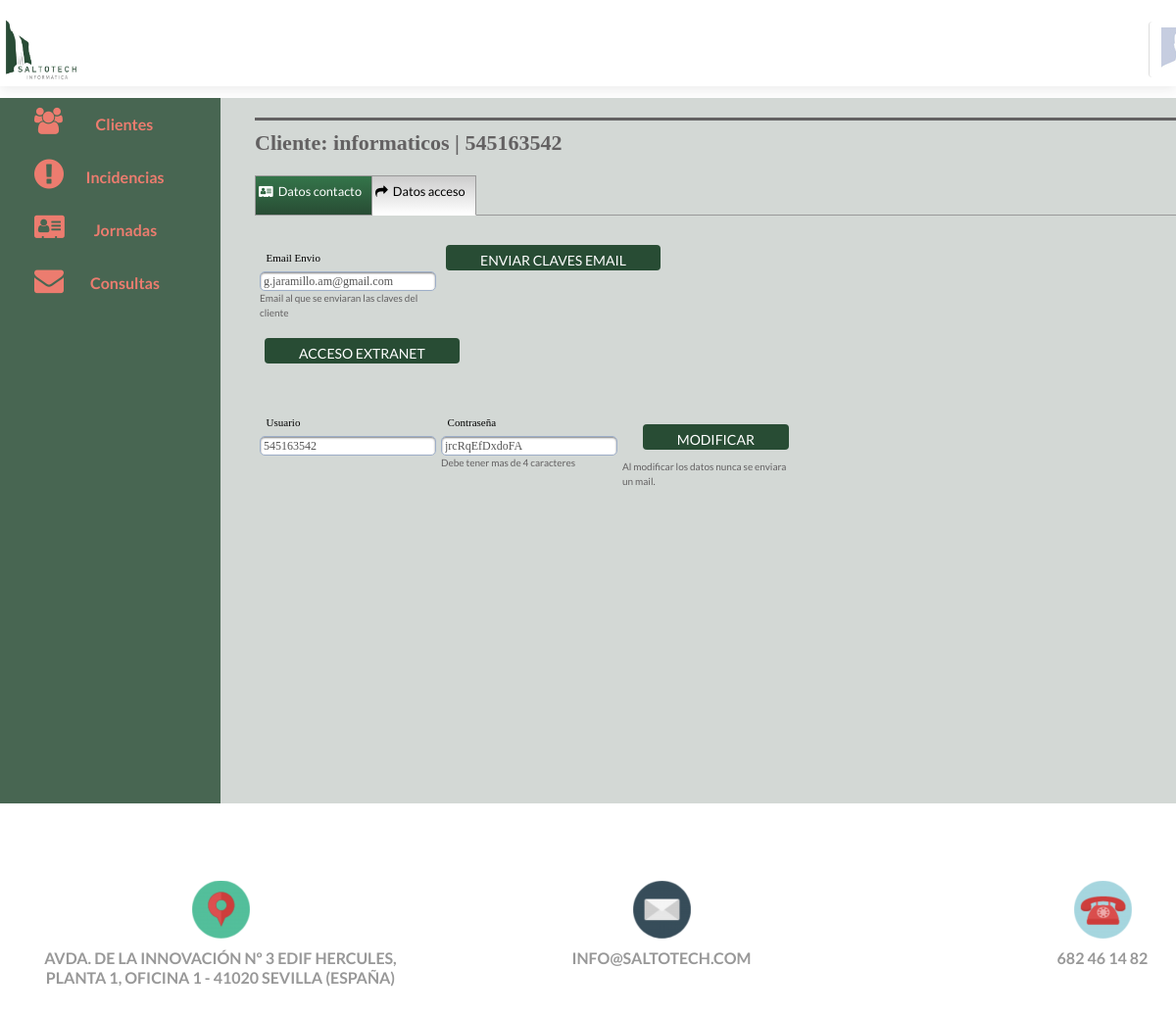
Page /cliente_datos_acceso.php?codPK=2&estado_busqueda=Activo (signed in) on the committed database.
### tables this page shows
CREATE TABLE `cliente` (
  `cliente_CodPK` bigint(20) NOT NULL,
  `cliente_Nombre` varchar(255) NOT NULL DEFAULT '',
  `cliente_DNI` varchar(255) NOT NULL DEFAULT '',
  `cliente_Direccion` varchar(255) NOT NULL DEFAULT '',
  `cliente_Numero` varchar(255) NOT NULL DEFAULT '',
  `cliente_Portal` varchar(255) NOT NULL DEFAULT '',
  `cliente_Piso` varchar(255) NOT NULL DEFAULT '',
  `cliente_Letra` varchar(255) NOT NULL DEFAULT '',
  `cliente_CodigoPostal` varchar(255) NOT NULL DEFAULT '',
  `cliente_ProvinciaFK` bigint(20) NOT NULL DEFAULT '0',
  `cliente_Poblacion` varchar(255) NOT NULL DEFAULT '',
  `cliente_Movil` varchar(255) NOT NULL DEFAULT '',
  `cliente_Email` varchar(255) NOT NULL DEFAULT '',
  `cliente_Email2` varchar(255) NOT NULL DEFAULT '',
  `cliente_Telefono` varchar(255) NOT NULL DEFAULT '',
  `cliente_ComentariosOtraInformacion` text NOT NULL,
  `cliente_Login` varchar(255) NOT NULL DEFAULT '',
  `cliente_Pass` varchar(255) NOT NULL DEFAULT '',
  `cliente_Logo` varchar(255) DEFAULT '',
  `cliente_Estado` enum('Activo','No_Activo') NOT NULL DEFAULT 'Activo',
  `cliente_URLbywings` varchar(500) NOT NULL DEFAULT '',
  `cliente_NumeroMensajesPorLeer` int(20) NOT NULL DEFAULT '0',
  `cliente_TipoFK` bigint(20) NOT NULL DEFAULT '1',
  `tipo` varchar(20) NOT NULL DEFAULT 'normal',
  `cliente_empresaid` int(11) NOT NULL DEFAULT '0'
);

### clases/conexion.php (called while the page is built, shortened)
<?php
class conexion {
var $BD;
function conexion(){
	$bd_nombre="6695212_saltotech";
	$bd_usuario="saltotech";
	$bd_password="zDl#f521";
	$bd_ubicacion="PMYSQL108.dns-servicio.com:3306";
	$bd=mysql_connect($bd_ubicacion, $bd_usuario, $bd_password);
	if($bd)
	{
		if(mysql_select_db($bd_nombre, $bd))
			$this->BD=$bd;
		else
			$this->BD=NULL;
	}
}
function BD_Consulta($consulta)
{
	$resultado=FALSE;
	$i=0;
	while(!$resultado AND $i<3)
	{
		$resultado=mysql_query($consulta, $this->BD);
		$i++;
	}
	if($resultado)
		return ($resultado);
	else
		return (NULL);
}
function BD_GetTupla($resultado)
{
	$tupla = mysql_fetch_array($resultado);
	return $tupla;
}
}?>

### cliente_datos_acceso.php (the view, shortened to what this page needs)
<?php
	include_once "clases/conexion.php";
	$conexion = new conexion();
	if (isset($_GET['codPK']) || isset($_POST['codPK']))
	{
		if (isset($_GET['codPK']))
			$codPK=$_GET['codPK'];
	}
	else
	{
		print("<script>document.location.href='index.php'</script>");
		exit();
	}
	$estado_busqueda="Activo";
	if(isset($_GET['estado_busqueda']))
		$estado_busqueda=$_GET['estado_busqueda'];
	$parametros_busqueda="";
	$parametros_busqueda=$parametros_busqueda . "&estado_busqueda=".$estado_busqueda;
	$sqlDatos="SELECT * FROM cliente
		WHERE cliente_CodPK=".$codPK;
	$resDatos=$conexion->BD_Consulta($sqlDatos);
	$vectorDatos=$conexion->BD_GetTupla($resDatos);
	$cliente_Nombre=$vectorDatos['cliente_Nombre'];
	$cliente_DNI=$vectorDatos['cliente_DNI'];
	$cliente_Email=$vectorDatos['cliente_Email'];
	$cliente_Login=$vectorDatos['cliente_Login'];
	$cliente_Pass=$vectorDatos['cliente_Pass'];
?>
<!DOCTYPE html>
<html>
<head>
<?php require "./layout/header.php"; ?>
        <link href="css/reset.css" rel="stylesheet" type="text/css" />
        <link href="css/style.css" rel="stylesheet" type="text/css" />
</head>
<body class="home page-template-default page page-id-9 custom-background wp-custom-logo">
	<header id="home" class="header" itemscope="itemscope" itemtype="http://schema.org/WPHeader">
	<?php require "./layout/nav_logado.php"; ?>
	</header>
<div id="content" class="site-content">
		<div class="container">
		  <div class="row">
		    <div class="col-md-2 menul3">
				<?php require "./layout/menu_izq.php"; ?>
		    </div>
		    <div class="col-md-10 contenido">
         <div id="derecha">
           <div class="modulo_basico">
           <span class="titulo">Cliente: <?PHP print($cliente_Nombre . " | " . $cliente_DNI);?></span>
           <ul class="tabs">
                    <li><a href="cliente_datos_contacto.php?codPK=<?PHP print($codPK . $parametros_busqueda);?>"><i class="fa fa-address-card" aria-hidden="true" style="padding-right: 5px;"></i>Datos contacto</a></li>
                    <li  class="active"><a href="cliente_datos_acceso.php?codPK=<?PHP print($codPK . $parametros_busqueda);?>"><i class="fa fa-share" aria-hidden="true" style="padding-right: 5px;"></i>Datos acceso</a></li>
	   </ul>
    		<div class="tab_container">
        	<div style="display: block;" id="tab1" class="tab_content">
	    <form class="form" name="form_add_claves" id="form_add_claves" method="post" action="cliente_datos_acceso.php?codPK=<?PHP print($codPK . $parametros_busqueda);?>" style="clear:both" enctype="multipart/form-data">
		<div class="item">
		<label for="nombre" class="label">Email Envio</label>
		<input type="text" class="input" name="email_envio" id="email_envio" value="<?PHP print($cliente_Email);?>" />
		<span class="explicacion">Email al que se enviaran las claves del cliente</span>
		</div>
		<a class="submit buscar" href="#" title="Enviar claves Email" style="clear:none !important; float:right !important" onclick="cliente_enviar_datos_acceso();"><span>Enviar claves Email</span></a>
	    </form>
	    <form class="form" name="form_add_extranet" id="form_add_extranet" target="_blank" method="post" action="login.php" style="clear:both" enctype="multipart/form-data">
			<a class="submit buscar" href="#" title="Acceso Extranet" style="clear:none !important; float:right !important" onclick="document.form_add_extranet.submit();"><span>Acceso Extranet</span></a>
	    </form>
	     <br /><br /><br /><br /><br /><br /><br />
            <form class="form" name="form_add" id="form_add" method="post" action="cliente_datos_acceso.php?codPK=<?PHP print($codPK . $parametros_busqueda);?>" style="clear:both" enctype="multipart/form-data">
            <div class="item">
            <label class="label">Usuario</label><input name="login" id="login" type="text" class="input" value="<?PHP print($cliente_Login);?>"  />
            </div>
            <div class="item">
            <label class="label">Contraseña</label><input type="text" class="input" name="pass" id="pass" value="<?PHP print($cliente_Pass);?>" />
	    <span class="explicacion">Debe tener mas de 4 caracteres</span>
            </div>
            <div class="item">
            <a class="submit buscar" href="#" title="Modificar Datos Acceso" onclick="cliente_modificar_datos_acceso();"><span>Modificar</span></a>
	    <span class="explicacion">Al modificar los datos nunca se enviara un mail.</span>
	    </div>
            </form>
        	</div>
           </div>
           </div>
           </div>
		    </div>
		  </div>
		</div>
</div>
<?php require "./layout/footer.php"; ?>
</body>
</html>

### css/styleindex.css (style rules this page uses)
body.custom-background { width: 100%; animation: movimiento 80s infinite linear alternate; }
body.custom-background { background-image: url("https://saltotech.com/wp-content/uploads/2019/06/alexandru-acea-1085875-unsplash.jpg"); background-position: left top; background-size: cover; background-repeat: no-repeat; background-attachment: fixed; }

### css/container.css (style rules this page uses)
.menul3 { list-style:none; background:#284c34!important; color: #ffffff; opacity: 0.85; padding-left: 0px; padding-right: 0px; height: 720px; }
.container { padding-left: 0px; padding-right: 0px; padding-top: 1%; }
.site-content { background: #ffff; }
.contenido { min-height: 720px; height: auto; background: #D3D8D5; }

### css/style.css (style rules this page uses)
#derecha .modulo_basico { margin:0 0 0 20px; float:left; width:95%; padding:0 0 20px 0; background: #D3D8D5; }
#derecha .modulo_basico .titulo { border-top:3px solid #636162; color:#636162;font:bold 22px Trebuchet Ms; display:block; text-align:left; margin:20px 0 0 0; padding:10px 20px 0 0; width:100%; }
ul.tabs { margin: 20px 0 0 0; padding: 0; float: left; list-style: none; height: 41px; border-bottom: 1px solid #999; border-left: 1px solid #999; width: 100%; }
ul.tabs li { float: left; margin: 0; padding: 0; height: 41px; line-height: 31px; border: 1px solid #999; border-left: none; margin-bottom: -1px; background: #e0e0e0; overflow: hidden; position: relative; border-radius-topright:5px; border-radius-topleft:5px; -moz-border-radius-topleft:5px; -moz-border-radius-topright:5px; -webkit-border-radius-topleft:20px; -webkit-border-radius-topright:20px; background: -moz-linear-gradient(top, #04bddb, #0590bb); background: -webkit-gradient(linear, left top, left bottom, from(#34754A), to(#284c34)); filter: progid:DXImageTransform.Microsoft.gradient(startColorstr='#04bddb', endColorstr='#0590bb'); }
ul.tabs li a { text-decoration: none; color: #fff; display: block; font-size: 1.2em; padding: 0 10px 5px 3px; outline: none; font-size:0.8em; display:block; height: 41px; }
html ul.tabs li.active, html ul.tabs li.active a:hover { background: -moz-linear-gradient(top, #cccccc, #ffffff); background: -webkit-gradient(linear, left top, left bottom, from(#cccccc), to(#ffffff)); filter: progid:DXImageTransform.Microsoft.gradient(startColorstr='#cccccc', endColorstr='#ffffff'); color:#000 !important; float:left; border-bottom: 1px solid #fff; }
.tab_container { border-top: none; clear: both; float: left; width: 100%; height:auto; -moz-border-radius-bottomright: 5px; -khtml-border-radius-bottomright: 5px; -webkit-border-bottom-right-radius: 5px; -moz-border-radius-bottomleft: 5px; -khtml-border-radius-bottomleft: 5px; -webkit-border-bottom-left-radius: 5px; }
.tab_content { float:left; display:none; margin:20px 0 0 0; width:100%; }
.active a { color:#000 !important }
.form { clear:both; float:left; }
.form .label { width:60px; margin:10px 0 0 0; text-align:left; float:left;font:normal 11px Trebuchet Ms; }
.label { color: black !important }
.form .input { width:100px; margin:10px 0 0 0;border:1px solid #9daec8; height:20px; float:left;border-radius:5px ; -moz-border-radius:5px ; -moz-box-shadow: inset 0 1px 2px rgba(0,0,0,.5); -webkit-box-shadow: inset 0 1px 2px rgba(0,0,0,.5); box-shadow: inset 0 1px 2px rgba(0,0,0,.5);font:normal 12px Trebuchet Ms; }
.submit { background:#284c34 !important; border-radius:5px ; -moz-border-radius:5px ; -webkit-border-radius:20px ; border:1px solid #787777 ; color:#FFF ; height:26px; margin:10px 5px 0 0 ; text-align:center; padding:0 ; cursor:pointer; font-size:0.8em; padding:0 5px 0 5px; clear:both; float:right; }
.buscar { padding:0 10px 10px 10px; line-height:5px; margin: 10px; padding: 13px 35px 13px 35px; border: none; border-radius: 4px; color: #fff; background-color: #e96656; box-shadow: none; text-shadow: none; font-size: 14px; font-weight: 400; text-align: center; vertical-align: middle; white-space: nowrap; text-transform: uppercase; cursor: pointer; }
.explicacion { text-align:left !important; color:#636162 !important; clear:both; width:inherit; display:block;font-size: 1rem; }
.item { float:left; margin:15px 0 0 5px; width:180px; height:80px; }
.item .label { width:180px; margin:0px 0 0 0px; }
.item .input, .item .select { width:180px;margin:5px 0 0 0; }

### rows in the picture
cliente: cliente_Nombre "informaticos", cliente_DNI "545163542", email_envio "g.jaramillo.am@gmail.com", login "545163542", pass "jrcRqEfDxdoFA"
